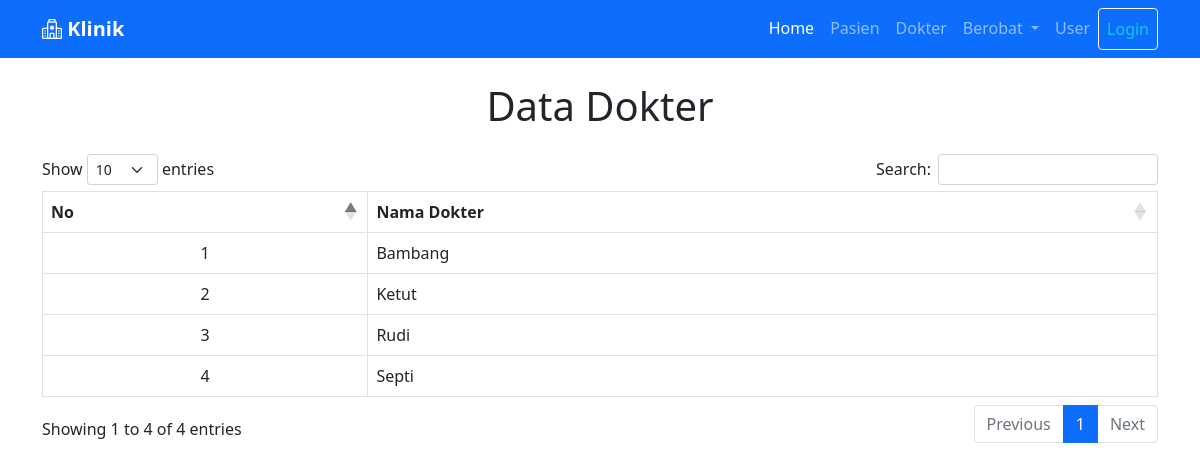
Screenshot of /dokter.php with the database file from the repository.
### tables this page shows
CREATE TABLE `dokter` (
  `id_dokter` int(5) NOT NULL,
  `nama_dokter` varchar(50) NOT NULL
);

### dokter.php (the view, shortened to what this page needs)
<?php include "layout/_header.php"; ?>
<div class="container">
    <h1 class="text-center my-4">Data Dokter</h1>
    <table class="table table-bordered table-hover" id="example">
        <thead>
            <tr class="text-center">
                <th>No</th>
                <th>Nama Dokter</th>
            </tr>
        </thead>
        <tbody>
            <?php
            $no = 1;
            $query = "SELECT * FROM dokter";
            $sql = mysqli_query($koneksi, $query);
            while ($dokter = mysqli_fetch_array($sql)) {
            ?>
                <tr>
                    <td class="text-center align-middle"><?= $no++ ?></td>
                    <td class="align-middle"><?= $dokter['nama_dokter'] ?></td>
                </tr>
            <?php } ?>
        </tbody>
    </table>
</div>
<?php include "layout/_footer.php"; ?>

### rows the page displays
dokter: nama_dokter "Bambang"
dokter: nama_dokter "Ketut"
dokter: nama_dokter "Rudi"
dokter: nama_dokter "Septi"
